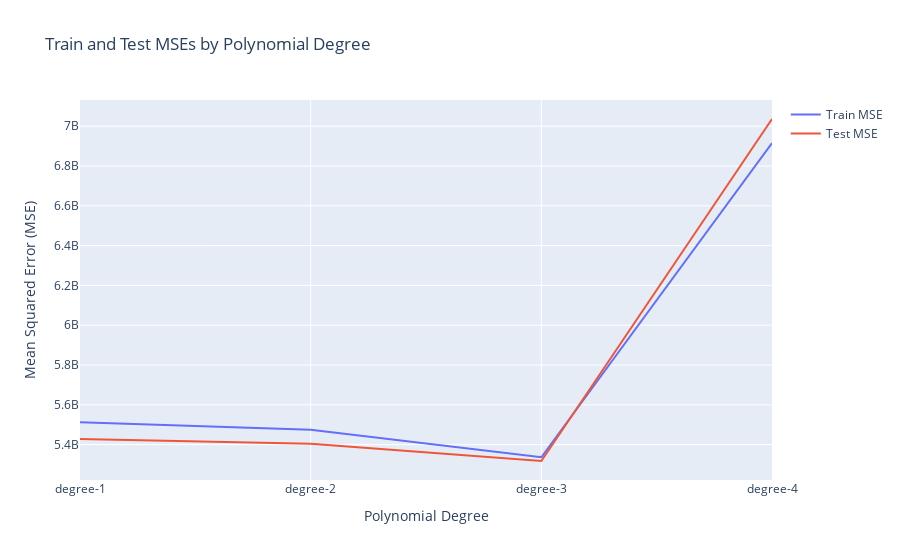

Notebook code cell kept with this figure:
### Code cell
import plotly.graph_objects as go

# Assuming train_mses, test_mses, and degree_names are already defined as per your code

# Create traces for train and test MSEs
trace1 = go.Scatter(
    x=degree_names,
    y=train_mses,
    mode='lines',
    name='Train MSE'
)
trace2 = go.Scatter(
    x=degree_names,
    y=test_mses,
    mode='lines',
    name='Test MSE'
)

# Layout for the graph
layout = go.Layout(
    title='Train and Test MSEs by Polynomial Degree',
    xaxis=dict(title='Polynomial Degree'),
    yaxis=dict(title='Mean Squared Error (MSE)'),
    hovermode='closest'
)

# Figure combining data and layout
fig = go.Figure(data=[trace1, trace2], layout=layout)

# Show the figure
fig.show()

### Figure 1 — Plotly figure (JSON) as saved in the notebook; plotly's stock layout.template omitted (floating-point values rounded to 4 significant figures)
{"data": [{"mode": "lines", "name": "Train MSE", "type": "scatter", "x": ["degree-1", "degree-2", "degree-3", "degree-4"], "y": [5512000000.0, 5475000000.0, 5337000000.0, 6915000000.0]}, {"mode": "lines", "name": "Test MSE", "type": "scatter", "x": ["degree-1", "degree-2", "degree-3", "degree-4"], "y": [5428000000.0, 5404000000.0, 5318000000.0, 7036000000.0]}], "layout": {"autosize": true, "hovermode": "closest", "title": {"text": "Train and Test MSEs by Polynomial Degree"}, "xaxis": {"autorange": true, "range": [0, 3], "title": {"text": "Polynomial Degree"}, "type": "category"}, "yaxis": {"autorange": true, "range": [5222000000.0, 7132000000.0], "title": {"text": "Mean Squared Error (MSE)"}, "type": "linear"}}}
